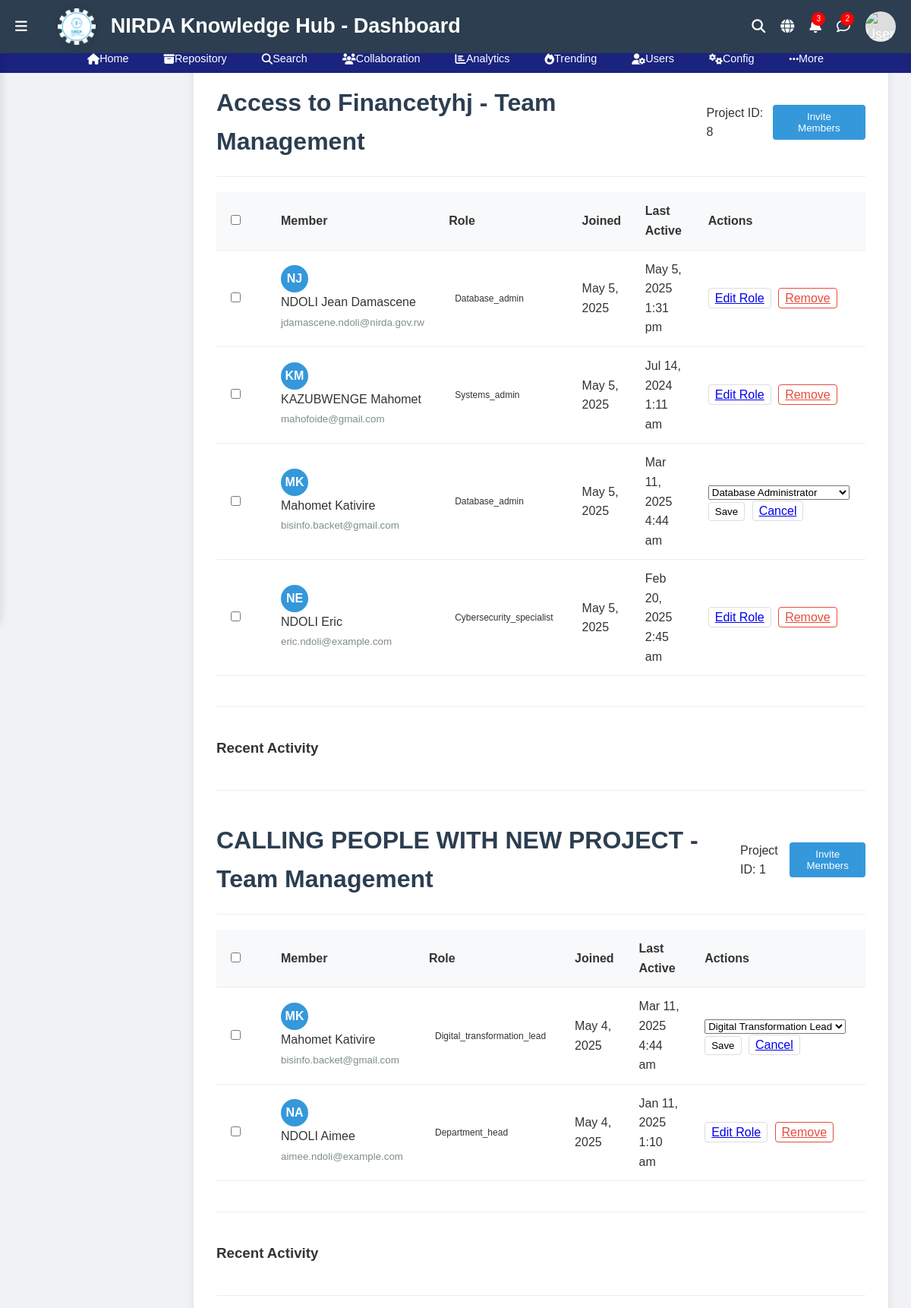
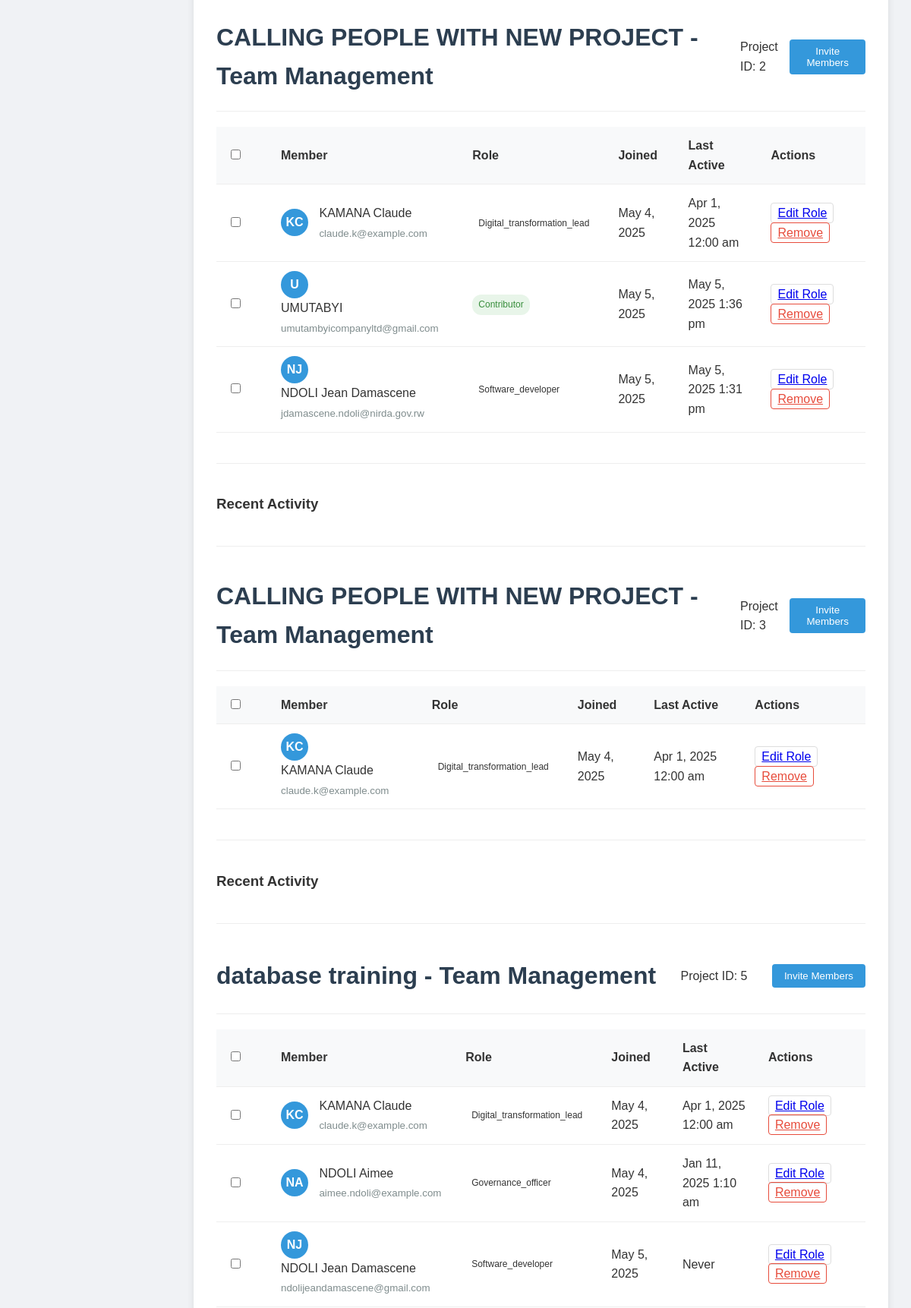
Page /CollaborativeProjects/project_members.php?edit_role=2 (upper part) on the committed database (2 pictures, top to bottom).
### tables this page shows
CREATE TABLE `projects` (
  `project_id` int(11) NOT NULL,
  `project_name` varchar(100) NOT NULL,
  `description` text DEFAULT NULL,
  `project_template` varchar(100) DEFAULT NULL,
  `start_date` date DEFAULT NULL,
  `end_date` date DEFAULT NULL,
  `goal_title` varchar(255) DEFAULT NULL,
  `goal_description` text DEFAULT NULL,
  `created_by` int(11) DEFAULT NULL,
  `created_at` timestamp NOT NULL DEFAULT current_timestamp()
);

CREATE TABLE `project_members` (
  `member_id` int(12) NOT NULL,
  `project_id` int(11) NOT NULL,
  `user_id` int(11) NOT NULL,
  `role` varchar(50) DEFAULT NULL,
  `joined_at` timestamp NOT NULL DEFAULT current_timestamp()
);

CREATE TABLE `users` (
  `user_id` int(11) NOT NULL,
  `username` varchar(50) NOT NULL,
  `email` varchar(100) NOT NULL,
  `password` varchar(255) NOT NULL,
  `full_name` varchar(100) NOT NULL,
  `role_id` int(11) NOT NULL,
  `department` varchar(100) DEFAULT NULL,
  `division` varchar(100) DEFAULT NULL,
  `unit` varchar(100) DEFAULT NULL,
  `phone_number` varchar(20) DEFAULT NULL,
  `language_preference` enum('English','French','Kinyarwanda') DEFAULT 'English',
  `is_active` tinyint(1) DEFAULT 1,
  `created_at` timestamp NOT NULL DEFAULT current_timestamp(),
  `last_login` timestamp NULL DEFAULT NULL
);

### CollaborativeProjects/project_members.php (the view, shortened to what this page needs)
<?php
include('../SchedureEvent/connect.php');
function getAllProjects($connection) {
    $projects = [];
    $query = "SELECT project_id, project_name FROM projects ORDER BY project_name";
    $result = mysqli_query($connection, $query);
    while ($row = mysqli_fetch_assoc($result)) {
        $projects[] = $row;
    }
    return $projects;
}
function getProjectMembers($connection, $project_id = null) {
    $members = [];
    $query = "SELECT
                pm.project_id,
                u.user_id,
                u.full_name,
                u.email,
                u.last_login,
                pm.role,
                pm.joined_at
              FROM project_members pm
              JOIN users u ON pm.user_id = u.user_id";
    if ($project_id !== null) {
        $query .= " WHERE pm.project_id = ?";
        $stmt = $connection->prepare($query);
        $stmt->bind_param("i", $project_id);
        $stmt->execute();
        $result = $stmt->get_result();
    } else {
        $result = mysqli_query($connection, $query);
    }
    while ($row = ($project_id !== null ? $result->fetch_assoc() : mysqli_fetch_assoc($result))) {
        $members[] = $row;
    }
    return $members;
}
$projects = getAllProjects($connection);
$all_members = getProjectMembers($connection);
function getInitials($full_name) {
    $initials = '';
    $parts = explode(' ', $full_name);
    foreach ($parts as $part) {
        $initials .= strtoupper(substr($part, 0, 1));
    }
    return substr($initials, 0, 2);
}
function formatDate($dateString) {
    return date('M j, Y', strtotime($dateString));
}
function formatDateTime($dateTimeString) {
    return date('M j, Y g:i a', strtotime($dateTimeString));
}
?>
<!DOCTYPE html>
<html lang="en">
<head>
</head>
<body>
<?php include("../Internees_task/header.php"); ?>
    <div class="container">
    <?php foreach ($projects as $project): ?>
        <?php
        $project_members = array_filter($all_members, function($m) use ($project) {
            return $m['project_id'] == $project['project_id'];
        });
        ?>
        <div class="header">
            <h1 class="project-title"><?= htmlspecialchars($project['project_name']) ?> - Team Management</h1>
            <p>Project ID: <?= $project['project_id'] ?></p>
            <button class="btn btn-primary"><a href="../CollaborativeProjects/invitemember.php" style="text-decoration: none; color: white;">Invite Members</a></button>
        </div>
        <table class="members-table">
            <thead>
                <tr>
                    <th width="40"><input type="checkbox" id="toggleBulk" onchange="toggleBulkActions()"></th>
                    <th>Member</th>
                    <th>Role</th>
                    <th>Joined</th>
                    <th>Last Active</th>
                    <th>Actions</th>
                </tr>
            </thead>
            <tbody id="membersList">
                <?php foreach ($project_members as $member): ?>
                <tr data-id="<?= $member['user_id'] ?>">
                    <td><input type="checkbox" class="member-checkbox" onchange="updateSelectedCount()"></td>
                    <td>
                        <div class="member-avatar"><?= getInitials($member['full_name']) ?></div>
                        <div class="member-name">
                            <div><?= htmlspecialchars($member['full_name']) ?></div>
                            <small style="color: #7f8c8d;"><?= htmlspecialchars($member['email']) ?></small>
                        </div>
                    </td>
                    <td>
                        <span class="role-badge role-<?= $member['role'] ?>">
                            <?= ucfirst($member['role']) ?>
                        </span>
                    </td>
                    <td><?= formatDate($member['joined_at']) ?></td>
                    <td><?= $member['last_login'] ? formatDateTime($member['last_login']) : 'Never' ?></td>
                    <td>
    <?php if (isset($_GET['edit_role']) && $_GET['edit_role'] == $member['user_id']): ?>
        <form method="post" style="display: inline;">
            <select name="new_role" class="role-dropdown">
                <option value="database_admin" <?= $member['role'] == 'database_admin' ? 'selected' : '' ?>>Database Administrator</option>
                <option value="digital_transformation_lead" <?= $member['role'] == 'digital_transformation_lead' ? 'selected' : '' ?>>Digital Transformation Lead</option>
            </select>
            <button type="submit" name="update_role" class="action-btn">Save</button>
            <a href="?cancel=1" class="action-btn">Cancel</a>
        </form>
    <?php else: ?>
        <a href="?edit_role=<?= $member['user_id'] ?>" class="action-btn">Edit Role</a>
        <?php if ($member['role'] !== 'manager'): ?>
            <?php if (isset($_GET['confirm_remove']) && $_GET['confirm_remove'] == $member['user_id']): ?>
                <form method="post" style="display: inline;">
                    <input type="hidden" name="member_id" value="<?= $member['user_id'] ?>">
                    <span>Confirm?</span>
                    <button type="submit" name="remove_member" class="action-btn delete">Yes</button>
                    <a href="?cancel=1" class="action-btn">No</a>
                </form>
            <?php else: ?>
                <a href="?confirm_remove=<?= $member['user_id'] ?>" class="action-btn delete">Remove</a>
            <?php endif; ?>
        <?php endif; ?>
    <?php endif; ?>
</td>
                </tr>
                <?php endforeach; ?>
            </tbody>
        </table>
<div class="activity-log">
    <h3>Recent Activity</h3>
</div>
        <hr style="margin: 40px 0; border: 0; border-top: 1px solid #eee;">
    <?php endforeach; ?>
    </div>
</body>
</html>

### CollaborativeProjects/project_members.php (style rules this page uses)
body { font-family: 'Segoe UI', Tahoma, Geneva, Verdana, sans-serif; margin: 0; padding: 0; background-color: #f5f7fa; color: #333; }
.container { max-width: 1200px; margin-left: 255px; margin-right: 30px; padding: 30px; padding-top: 100px; background-color: white; border-radius: 8px; box-shadow: 0 2px 10px rgba(0,0,0,0.1); }
.header { display: flex; justify-content: space-between; align-items: center; margin-bottom: 20px; padding-bottom: 20px; border-bottom: 1px solid #eee; }
.project-title { margin: 0; color: #2c3e50; }
.btn { padding: 8px 16px; border-radius: 4px; border: none; cursor: pointer; font-weight: 500; }
.btn-primary { background-color: #3498db; color: white; }
.members-table { width: 100%; border-collapse: collapse; margin-bottom: 30px; }
.members-table th, .members-table td { padding: 12px 15px; text-align: left; border-bottom: 1px solid #eee; }
.members-table th { background-color: #f8f9fa; font-weight: 600; }
.member-avatar { display: inline-block; width: 36px; height: 36px; border-radius: 50%; background-color: #3498db; color: white; text-align: center; line-height: 36px; margin-right: 10px; font-weight: bold; }
.member-name { display: inline-block; vertical-align: middle; }
.role-badge { display: inline-block; padding: 4px 8px; border-radius: 12px; font-size: 12px; font-weight: 500; }
.role-contributor { background-color: #e8f5e9; color: #388e3c; }
.activity-log { margin-top: 40px; padding-top: 20px; border-top: 1px solid #eee; }
.action-btn { padding: 4px 8px; border-radius: 4px; background-color: transparent; border: 1px solid #ddd; cursor: pointer; margin-right: 5px; }
.action-btn.delete { color: #e74c3c; border-color: #e74c3c; }

### Internees_task/header.php (style rules this page uses)
:root { --primary-color: #1a237e; --secondary-color: #2c3e50; --accent-color: #e74c3c; --background-color: #ecf0f1; --text-color: #34495e; }
body { font-family: 'Roboto', sans-serif; line-height: 1.6; margin: 0; padding: 0; background-color: #f0f2f5; color: #333; padding-top: 50px; }
body, html { margin: 0; padding: 0; font-family: Arial, sans-serif; min-height: 100vh; display: flex; flex-direction: column; }

### rows in the picture
projects: project_name "Access to Financetyhj", project_id "8"
project_members: user.full_name "NJ", user.full_name "NDOLI Jean Damascene", user.email "jdamascene.ndoli@nirda.gov.rw", role "Database_admin", joined_at "May 5, 2025", user.last_login "May 5, 2025 1:31 pm"
project_members: user.full_name "KM", user.full_name "KAZUBWENGE Mahomet", user.email "mahofoide@gmail.com", role "Systems_admin", joined_at "May 5, 2025", user.last_login "Jul 14, 2024 1:11 am"
project_members: user.full_name "MK", user.full_name "Mahomet Kativire", user.email "bisinfo.backet@gmail.com", role "Database_admin", joined_at "May 5, 2025", user.last_login "Mar 11, 2025 4:44 am", new_role "Database Administrator"
project_members: user.full_name "NE", user.full_name "NDOLI Eric", user.email "eric.ndoli@example.com", role "Cybersecurity_specialist", joined_at "May 5, 2025", user.last_login "Feb 20, 2025 2:45 am"
projects: project_name "CALLING PEOPLE WITH NEW PROJECT", project_id "1"
project_members: user.full_name "MK", user.full_name "Mahomet Kativire", user.email "bisinfo.backet@gmail.com", role "Digital_transformation_lead", joined_at "May 4, 2025", user.last_login "Mar 11, 2025 4:44 am", new_role "Digital Transformation Lead"
project_members: user.full_name "NA", user.full_name "NDOLI Aimee", user.email "aimee.ndoli@example.com", role "Department_head", joined_at "May 4, 2025", user.last_login "Jan 11, 2025 1:10 am"
projects: project_name "CALLING PEOPLE WITH NEW PROJECT", project_id "2"
project_members: user.full_name "KC", user.full_name "KAMANA Claude", user.email "claude.k@example.com", role "Digital_transformation_lead", joined_at "May 4, 2025", user.last_login "Apr 1, 2025 12:00 am"
project_members: user.full_name "U", user.full_name "UMUTABYI", user.email "umutambyicompanyltd@gmail.com", role "Contributor", joined_at "May 5, 2025", user.last_login "May 5, 2025 1:36 pm"
project_members: user.full_name "NJ", user.full_name "NDOLI Jean Damascene", user.email "jdamascene.ndoli@nirda.gov.rw", role "Software_developer", joined_at "May 5, 2025", user.last_login "May 5, 2025 1:31 pm"
projects: project_name "CALLING PEOPLE WITH NEW PROJECT", project_id "3"
project_members: user.full_name "KC", user.full_name "KAMANA Claude", user.email "claude.k@example.com", role "Digital_transformation_lead", joined_at "May 4, 2025", user.last_login "Apr 1, 2025 12:00 am"
projects: project_name "database training", project_id "5"
project_members: user.full_name "KC", user.full_name "KAMANA Claude", user.email "claude.k@example.com", role "Digital_transformation_lead", joined_at "May 4, 2025", user.last_login "Apr 1, 2025 12:00 am"
project_members: user.full_name "NA", user.full_name "NDOLI Aimee", user.email "aimee.ndoli@example.com", role "Governance_officer", joined_at "May 4, 2025", user.last_login "Jan 11, 2025 1:10 am"
project_members: user.full_name "NJ", user.full_name "NDOLI Jean Damascene", user.email "ndolijeandamascene@gmail.com", role "Software_developer", joined_at "May 5, 2025", shows "Never"
